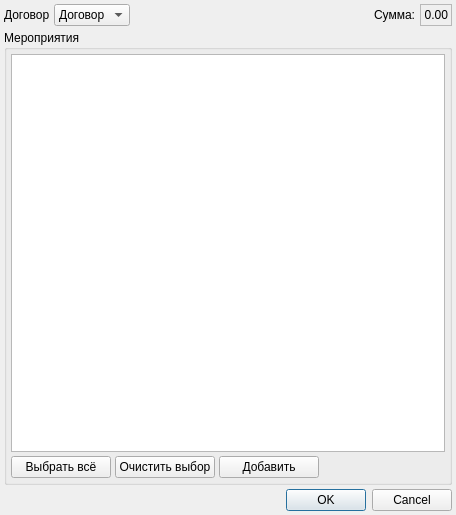
<?xml version="1.0" encoding="UTF-8"?>
<ui version="4.0">
 <class>PreF106Dialog</class>
 <widget class="QDialog" name="PreF106Dialog">
  <property name="windowModality">
   <enum>Qt::ApplicationModal</enum>
  </property>
  <property name="geometry">
   <rect>
    <x>0</x>
    <y>0</y>
    <width>456</width>
    <height>515</height>
   </rect>
  </property>
  <property name="windowTitle">
   <string>Dialog</string>
  </property>
  <layout class="QVBoxLayout" name="verticalLayout">
   <property name="spacing">
    <number>4</number>
   </property>
   <property name="margin">
    <number>4</number>
   </property>
   <item>
    <widget class="QWidget" name="grpContract" native="true">
     <property name="sizePolicy">
      <sizepolicy hsizetype="Expanding" vsizetype="Preferred">
       <horstretch>0</horstretch>
       <verstretch>0</verstretch>
      </sizepolicy>
     </property>
     <layout class="QHBoxLayout" name="horizontalLayout">
      <property name="spacing">
       <number>4</number>
      </property>
      <property name="margin">
       <number>0</number>
      </property>
      <item>
       <widget class="QLabel" name="lblContract">
        <property name="text">
         <string>Договор</string>
        </property>
       </widget>
      </item>
      <item>
       <widget class="CContractComboBox" name="cmbContract">
        <property name="sizePolicy">
         <sizepolicy hsizetype="Expanding" vsizetype="Fixed">
          <horstretch>2</horstretch>
          <verstretch>0</verstretch>
         </sizepolicy>
        </property>
        <property name="whatsThis">
         <string>номер, дата и основание договора в рамках которого производится осмотр</string>
        </property>
        <item>
         <property name="text">
          <string>Договор</string>
         </property>
        </item>
       </widget>
      </item>
      <item>
       <spacer name="horizontalSpacer">
        <property name="orientation">
         <enum>Qt::Horizontal</enum>
        </property>
        <property name="sizeType">
         <enum>QSizePolicy::Expanding</enum>
        </property>
        <property name="sizeHint" stdset="0">
         <size>
          <width>613</width>
          <height>20</height>
         </size>
        </property>
       </spacer>
      </item>
      <item>
       <widget class="QLabel" name="lblSum">
        <property name="text">
         <string>Сумма:</string>
        </property>
       </widget>
      </item>
      <item>
       <widget class="QLabel" name="lblSumValue">
        <property name="frameShape">
         <enum>QFrame::StyledPanel</enum>
        </property>
        <property name="frameShadow">
         <enum>QFrame::Sunken</enum>
        </property>
        <property name="text">
         <string>0.00</string>
        </property>
        <property name="textFormat">
         <enum>Qt::PlainText</enum>
        </property>
        <property name="alignment">
         <set>Qt::AlignRight|Qt::AlignTrailing|Qt::AlignVCenter</set>
        </property>
       </widget>
      </item>
     </layout>
    </widget>
   </item>
   <item>
    <widget class="QSplitter" name="splitter">
     <property name="orientation">
      <enum>Qt::Vertical</enum>
     </property>
     <property name="childrenCollapsible">
      <bool>false</bool>
     </property>
     <widget class="QGroupBox" name="grpActions">
      <property name="title">
       <string>Мероприятия</string>
      </property>
      <layout class="QGridLayout" name="gridLayout_2">
       <property name="margin">
        <number>4</number>
       </property>
       <property name="spacing">
        <number>4</number>
       </property>
       <item row="0" column="0" colspan="4">
        <widget class="CInDocTableView" name="tblActions"/>
       </item>
       <item row="1" column="0">
        <widget class="QPushButton" name="btnSelectActions">
         <property name="sizePolicy">
          <sizepolicy hsizetype="Fixed" vsizetype="Fixed">
           <horstretch>0</horstretch>
           <verstretch>0</verstretch>
          </sizepolicy>
         </property>
         <property name="minimumSize">
          <size>
           <width>100</width>
           <height>0</height>
          </size>
         </property>
         <property name="text">
          <string>Выбрать всё</string>
         </property>
         <property name="autoDefault">
          <bool>false</bool>
         </property>
        </widget>
       </item>
       <item row="1" column="1">
        <widget class="QPushButton" name="btnDeselectActions">
         <property name="sizePolicy">
          <sizepolicy hsizetype="Fixed" vsizetype="Fixed">
           <horstretch>0</horstretch>
           <verstretch>0</verstretch>
          </sizepolicy>
         </property>
         <property name="minimumSize">
          <size>
           <width>100</width>
           <height>0</height>
          </size>
         </property>
         <property name="text">
          <string>Очистить выбор</string>
         </property>
         <property name="autoDefault">
          <bool>false</bool>
         </property>
        </widget>
       </item>
       <item row="1" column="2">
        <widget class="QPushButton" name="btnAddActionTypes">
         <property name="sizePolicy">
          <sizepolicy hsizetype="Fixed" vsizetype="Fixed">
           <horstretch>0</horstretch>
           <verstretch>0</verstretch>
          </sizepolicy>
         </property>
         <property name="minimumSize">
          <size>
           <width>100</width>
           <height>0</height>
          </size>
         </property>
         <property name="text">
          <string>Добавить</string>
         </property>
        </widget>
       </item>
       <item row="1" column="3">
        <spacer name="horizontalSpacer_3">
         <property name="orientation">
          <enum>Qt::Horizontal</enum>
         </property>
         <property name="sizeHint" stdset="0">
          <size>
           <width>343</width>
           <height>20</height>
          </size>
         </property>
        </spacer>
       </item>
      </layout>
     </widget>
    </widget>
   </item>
   <item>
    <widget class="QDialogButtonBox" name="buttonBox">
     <property name="orientation">
      <enum>Qt::Horizontal</enum>
     </property>
     <property name="standardButtons">
      <set>QDialogButtonBox::Cancel|QDialogButtonBox::Ok</set>
     </property>
    </widget>
   </item>
  </layout>
 </widget>
 <customwidgets>
  <customwidget>
   <class>CInDocTableView</class>
   <extends>QTableView</extends>
   <header>library/InDocTable.h</header>
  </customwidget>
  <customwidget>
   <class>CContractComboBox</class>
   <extends>QComboBox</extends>
   <header>Orgs/OrgComboBox.h</header>
  </customwidget>
 </customwidgets>
 <tabstops>
  <tabstop>cmbContract</tabstop>
  <tabstop>tblActions</tabstop>
  <tabstop>btnSelectActions</tabstop>
  <tabstop>btnDeselectActions</tabstop>
  <tabstop>btnAddActionTypes</tabstop>
  <tabstop>buttonBox</tabstop>
 </tabstops>
 <resources/>
 <connections>
  <connection>
   <sender>buttonBox</sender>
   <signal>accepted()</signal>
   <receiver>PreF106Dialog</receiver>
   <slot>accept()</slot>
   <hints>
    <hint type="sourcelabel">
     <x>451</x>
     <y>510</y>
    </hint>
    <hint type="destinationlabel">
     <x>455</x>
     <y>514</y>
    </hint>
   </hints>
  </connection>
  <connection>
   <sender>buttonBox</sender>
   <signal>rejected()</signal>
   <receiver>PreF106Dialog</receiver>
   <slot>reject()</slot>
   <hints>
    <hint type="sourcelabel">
     <x>451</x>
     <y>510</y>
    </hint>
    <hint type="destinationlabel">
     <x>455</x>
     <y>514</y>
    </hint>
   </hints>
  </connection>
 </connections>
</ui>
